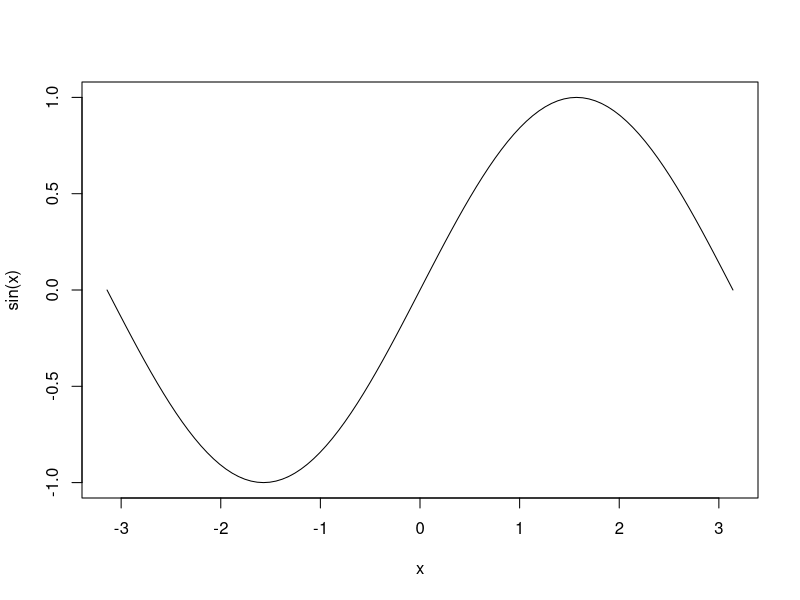
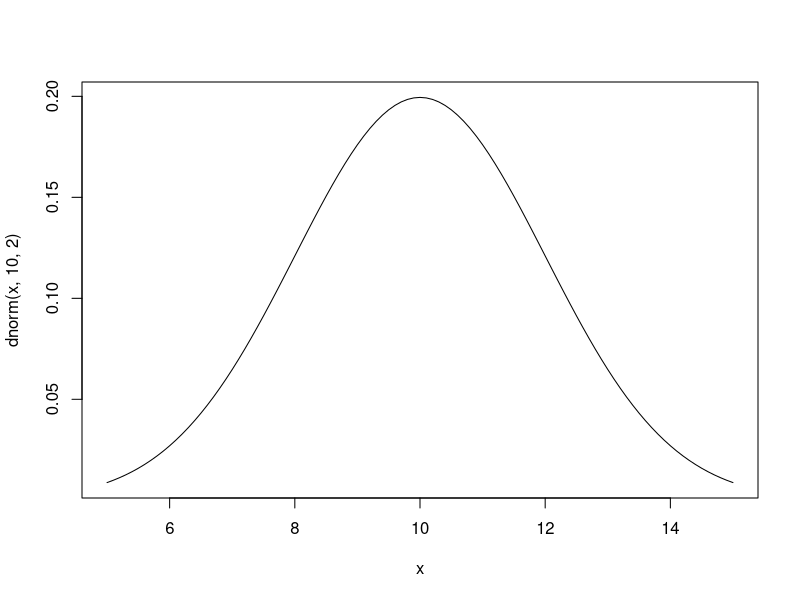
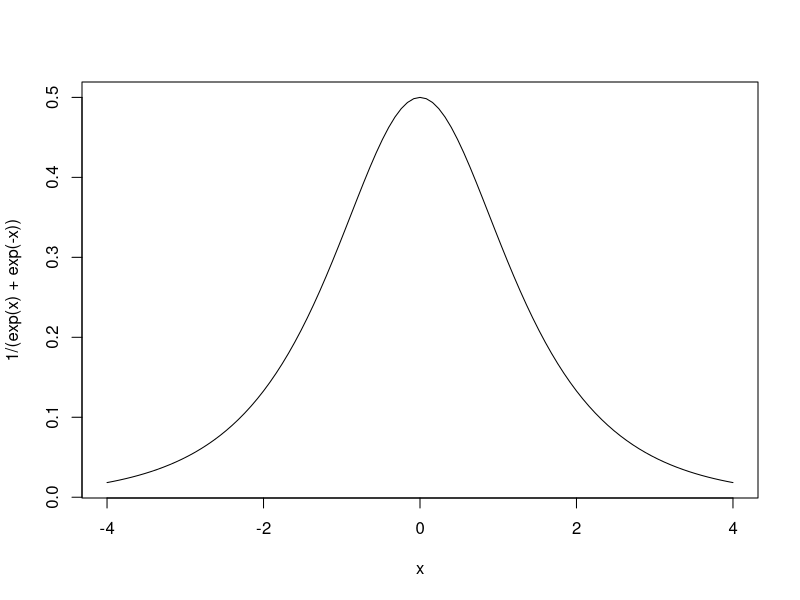
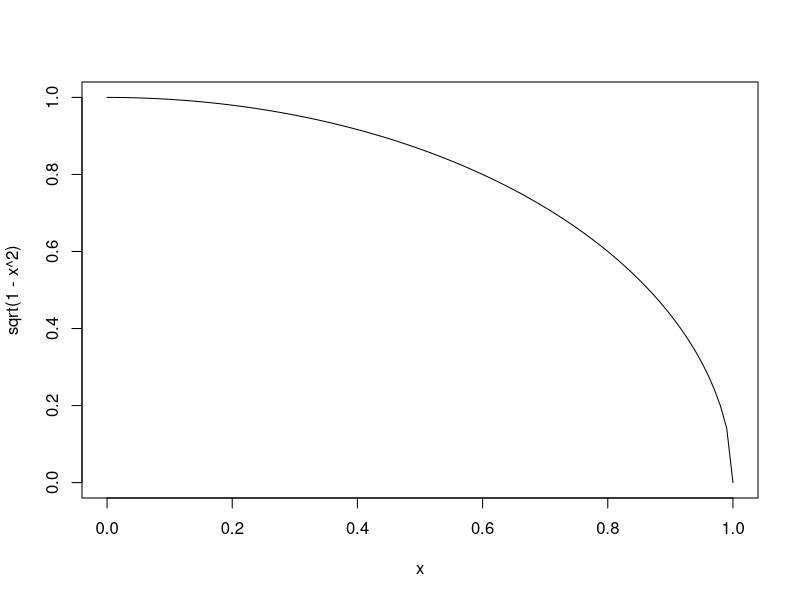
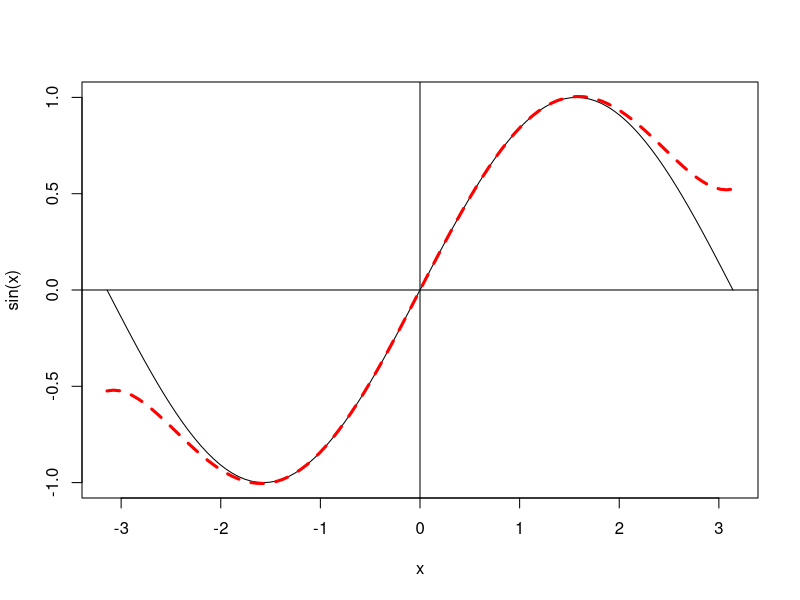
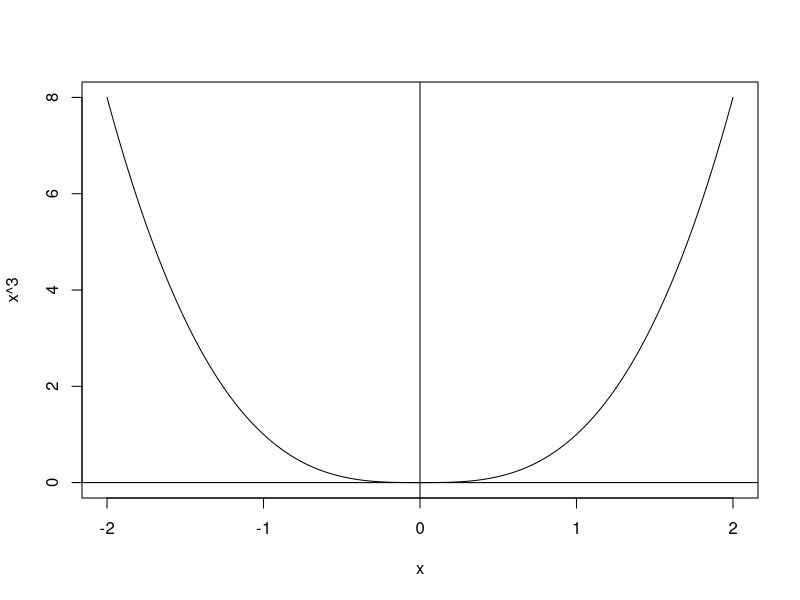
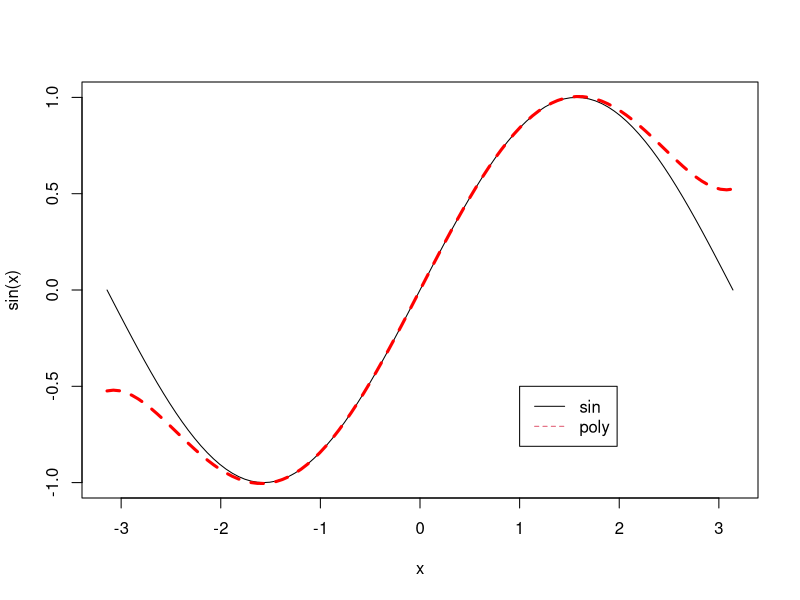
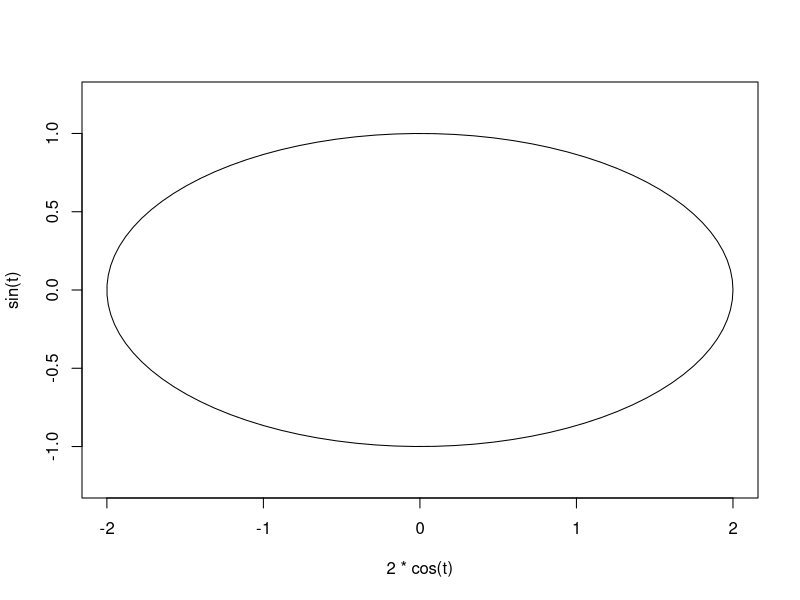

These figures' R source, in order:
# curve()

# Sine
curve(sin,-pi,pi) # type,from,to
curve(dnorm(x,10,2),5,15) # Normal Distribution

# Exponential function
curve(1/(exp(x)+exp(-x)),-4,4)

# Quarter round,without limits
curve(sqrt(1-x^2))

# Multiple graphs on one screen
curve(sin,-pi,pi)
curve(x-x^3/6+x^5/120,lty=2,lwd=3,col="red",add=T) # linetypes,linewidth,add=TRUE
abline(h=0) # Add straight lines to a existing plot
abline(v=0)

curve(x^3,0,2,xlim=c(-2,2),ylim=c(0,8))
curve(-x^3,-2,0,add=TRUE)
abline(h=0)
abline(v=0)

# Create legend
curve(sin,-pi,pi)
curve(x-x^3/6+x^5/120,lty=2,lwd=3,col="red",add=T)

legend(1,-0.5,c("sin","poly"),lty=c(1,2),col=c(1,2))

# Implicit function example
t=seq(0,2*pi,length=100)
plot(2*cos(t),sin(t),type="l",asp=1) # Axis length controlled by asp=1

x=y=seq(-2,2,0.05)
f3=function(x,y) x^3-y^3+3*x*y
z=outer(x,y,f3) # Outer product of arrays
contour(x,y,z,levels=0)
abline(h=0)
abline(v=0)

# 2-Variation functions

# Perspective example
norm2 = function(x,y,r=0.6) exp(-(x^2+y^2-2*r*x*y)/2/(1-r^2)) / 2/pi/sqrt(1-r^2)
x = y = seq(-2, 2, length=50)
z = outer(x, y, norm2)
persp(x, y, z)
persp(x, y, z, theta=120, phi=20, expand=0.5, ticktype="detailed") 

# Contour
contour(x,y,z)

# plot() usage example:Triangle
H = sqrt(3) / 2
plot(c(-0.1,1.1), c(-0.1,H+0.1), type="n", ann=F, axes=F, asp=1)
lines(c(0,1,0.5,0), c(0,0,sqrt(3)/2,0))
text(0, 0, "P(0,1,0)", pos=1)
text(1, 0, "P(0,0,1)", pos=1)
text(0.5, sqrt(3)/2, "P(1,0,0)", pos=3)